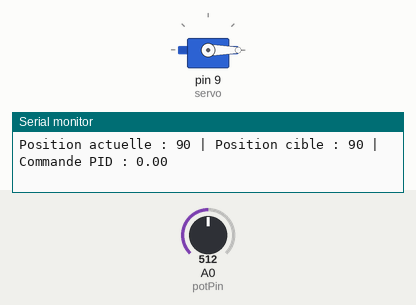
Recording of a sketch running on a simulated Arduino Uno, built with avr-gcc and run on an emulated ATmega328P. Parts: servo, the last lines printed to the serial monitor. The test bench sets the inputs (shaded band); at power-on: A0 (potPin) = 512.

Above: at 1.2 s.
1.3 s: A0 (potPin) set to 505
At 2.95 s:
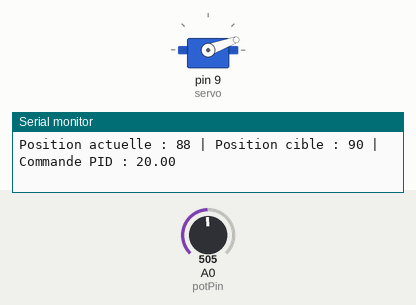
4.3 s: A0 (potPin) set to 306
7.3 s: A0 (potPin) set to 716
At 9.19 s:
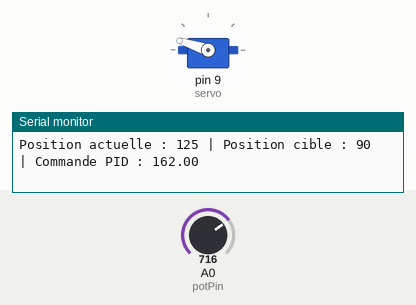
10.3 s: A0 (potPin) set to 80
At 11.3 s:
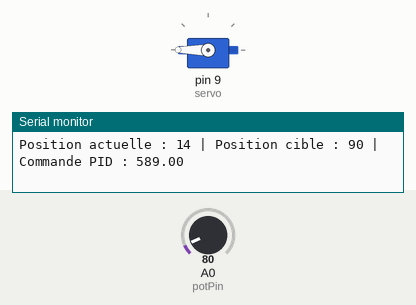
Timing chart, 0 to 12.8 s (numbered marks = the images above; inputs shaded):
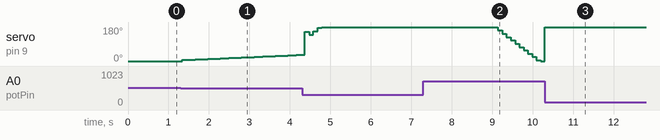

The sketch:

controlePID.ino
```cpp
#include <Servo.h>

Servo servo;
int potPin = A0;  // Broche du potentiomètre
int setPoint = 90;  // Position cible du servomoteur
double Kp = 2.0, Ki = 0.5, Kd = 1.0;  // Coefficients PID
double previousError = 0, integral = 0;

void setup() {
  servo.attach(9);  // Connecte le servomoteur à la broche 9
  Serial.begin(9600);
}

void loop() {
  int potValue = analogRead(potPin);  // Lecture de la position actuelle
  int currentPosition = map(potValue, 0, 1023, 0, 180);  // Conversion en degrés
  double error = setPoint - currentPosition;
  integral += error;
  double derivative = error - previousError;
  double output = Kp * error + Ki * integral + Kd * derivative;
  servo.write(constrain(output, 0, 180));  // Commande du servomoteur
  previousError = error;

  // Affichage des données sur le moniteur série
  Serial.print("Position actuelle : ");
  Serial.print(currentPosition);
  Serial.print(" | Position cible : ");
  Serial.print(setPoint);
  Serial.print(" | Commande PID : ");
  Serial.println(output);

  delay(100);  // Attente de 100 ms avant la prochaine lecture
}
```

Measured:
- the behaviour switches between 506 and 505 on A0 (potPin) (found by bisection; images 0 and 1)
- after the input at 1.3 s, servo on pin 9 (servo): 0° → 7° after 0.05 s, → 6° 0.10 s later, → 7° 0.10 s later, → 8° 0.10 s later, … (29 changes in this stretch)
- after the input at 7.3 s, servo on pin 9 (servo): moves from 180° to 0° over 1.2 s, starting after 1.7 s
- after the input at 10.3 s, servo on pin 9 (servo): 0° → 180° at once
